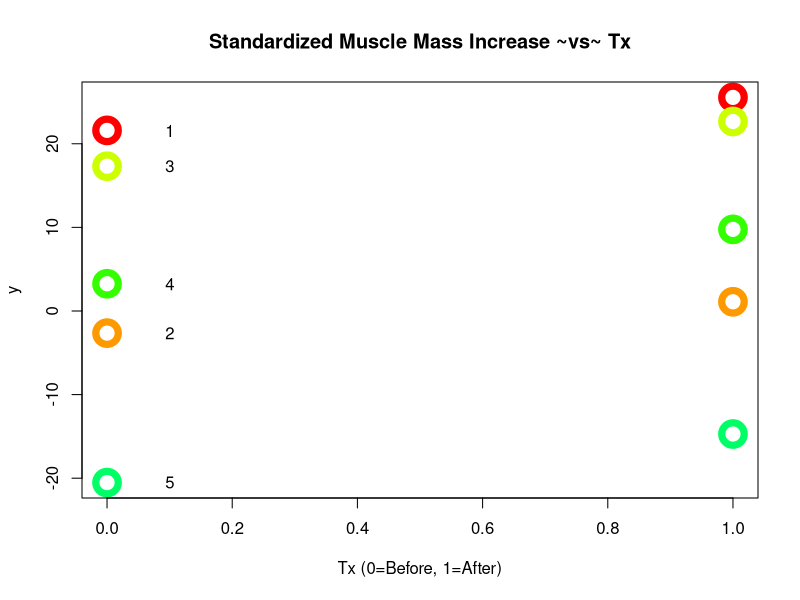
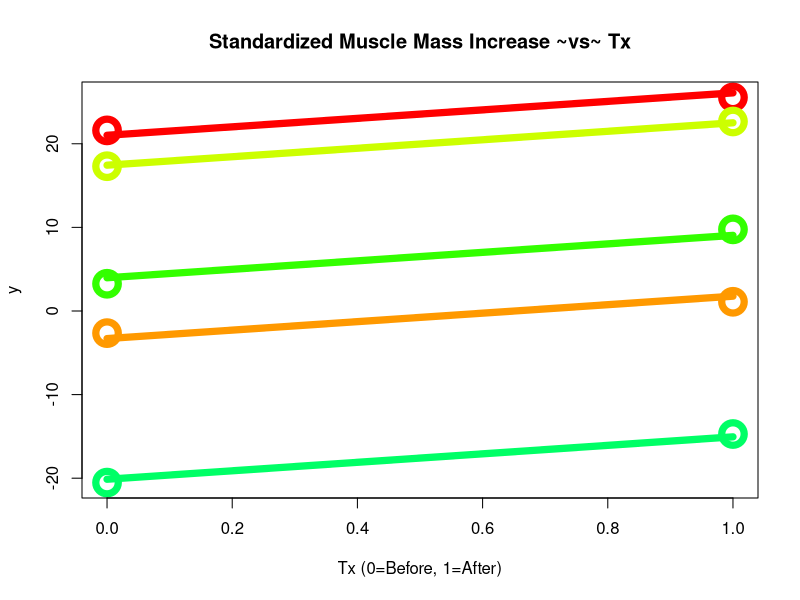
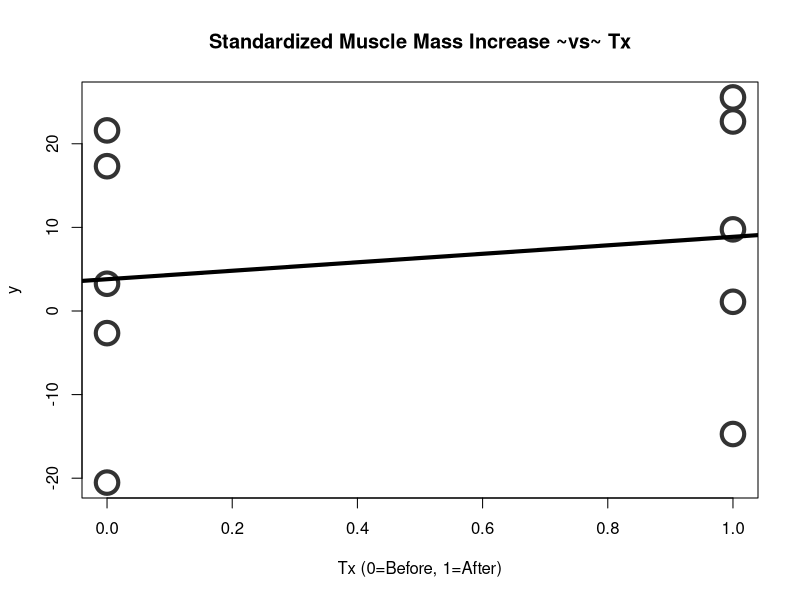

Recreate these plots in R, in order.


options(stringAsFactor=FALSE, width=300)

library(lme4)

xbool_save_file <- TRUE


n <- 10

set.seed(778)

xid <- rep( I(1:(n/2)), each=2 )

xtxdom <- c("Before", "xAfter")
xrepmeas <- rep( xtxdom, n/2 )

xmeasureInd <- c(0, 1)[ match(xrepmeas, xtxdom) ]






 #### true standard deviation of random effect
#### try different values
xsigRndEff <- 2/3
xsigRndEff <- 10 #### more pronounced

indiv_intercept <- rep(rnorm(n/2, 0, xsigRndEff), each=2)

xerrs <- rnorm(n)

xbeta <- 0.5 ##### fixed slope
xbeta <- 5 ##### fixed slope #### more pronounced



y_true <- indiv_intercept + xbeta * xmeasureInd + xerrs


## xdf <- data.frame("id"=xid, "measure"=xrepmeas, "y"=y_true)
xdf <- data.frame("id"=as.character(xid), "measure"=xrepmeas, "y"=y_true)



xpalette <- rep(rainbow(n)[1:(n/2)], each=2)

ydf <- xdf
ydf[ , "measure"] <- c(0, 1)[ match(xdf[ , "measure"], c("Before", "xAfter")) ]


########### look at data set
head(ydf, 10)



####################### plot points

if(xbool_save_file) {
    png(file.path("~", "Desktop", "randomIntDataSimIntsDataOnly_01.png"), width=1000, height=1000, pointsize=24)
}
plot( ydf[ , "measure"],  ydf[ , "y"], col=xpalette, cex=3, lwd=7, ylab="y", xlab="Tx (0=Before, 1=After)", main="Standardized Muscle Mass Increase ~vs~ Tx")
text(x=0.1, y=ydf[ seq(1, n, by=2), "y" ], ydf[ seq(1, n, by=2), "id" ] )
if(xbool_save_file) { dev.off() }





xlmer <- lmer(y ~ measure + ( 1 | id ), data=xdf)
summary(xlmer)
#anova(xlmer)

# attributes(xlmer)

#xresids <- y_true - predict(xlmer)
#xvarResids <- mean( xresids^2 ) ; xvarResids
#xvarIntercept <- attr(summary(xlmer)$varcor$id, "stddev")^2 ; xvarIntercept

### xxu <- attr(xlmer, "u") ; xxu

summary(xlmer)$coefficients

xfixed_slope <- summary(xlmer)$coefficients[ 2, 1 ] ; xfixed_slope

xfixed_intercept <- summary(xlmer)$coefficients[ 1, 1 ] ; xfixed_intercept

########## is it possible to recover actual fitted intercepts ????

########## YES!
coef(xlmer)$id
xxu <- coef(xlmer)$id[ , 1]

########### or, alternately
ranef(xlmer)$id + xfixed_intercept



if(xbool_save_file) {
    png(file.path("~", "Desktop", "randomIntDataSimInts_01.png"), width=1000, height=1000, pointsize=24)
}
plot( ydf[ , "measure"],  ydf[ , "y"], col=xpalette, cex=3, lwd=7, ylab="y", xlab="Tx (0=Before, 1=After)", main="Standardized Muscle Mass Increase ~vs~ Tx")
for(i in 1:(nrow(ydf)/2)) {
    segments(x0=0, y0=xxu[i], x1=1, y1=xxu[i] + 1*xfixed_slope, col=xpalette[i*2-1], lwd=7)
}
if(xbool_save_file) { dev.off() }




####################### ignore id
xlm2 <- lm(y ~ measure, data=xdf)
summary(xlm2)


################ whats this?
if(xbool_save_file) {
    png(file.path("~", "Desktop", "constantIntDataSim_01.png"), width=1000, height=1000, pointsize=24)
}
plot( ydf[ , "measure"],  ydf[ , "y"], col="#333333", cex=3, lwd=4, ylab="y", xlab="Tx (0=Before, 1=After)", main="Standardized Muscle Mass Increase ~vs~ Tx")
abline(xlm2, lwd=4)
if(xbool_save_file) { dev.off() }


########### is the random intercept model significantly better than using fixed effect only?
########### we're actually testing null that xsigRndEff = 0 (given 'measure')
anova(xlmer, xlm2)






#####################nlme

library(nlme)

xnlme <- lme(y ~ measure, random= ~ 1 | id, data = xdf)

summary(xnlme)

#anova(xnlme)

########### is the random intercept model significantly better than using fixed effect only?
########### we're actually testing null that xsigRndEff = 0 (given 'measure')
anova(xnlme, xlm2)


